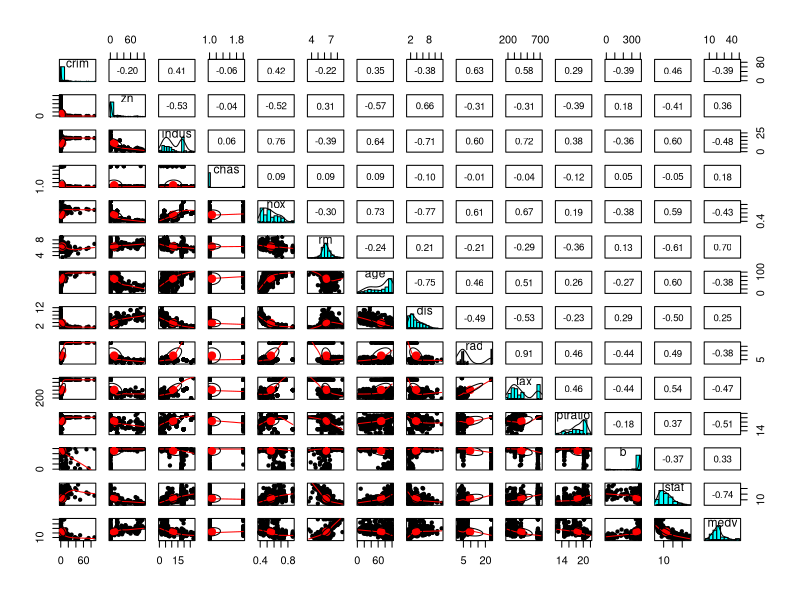
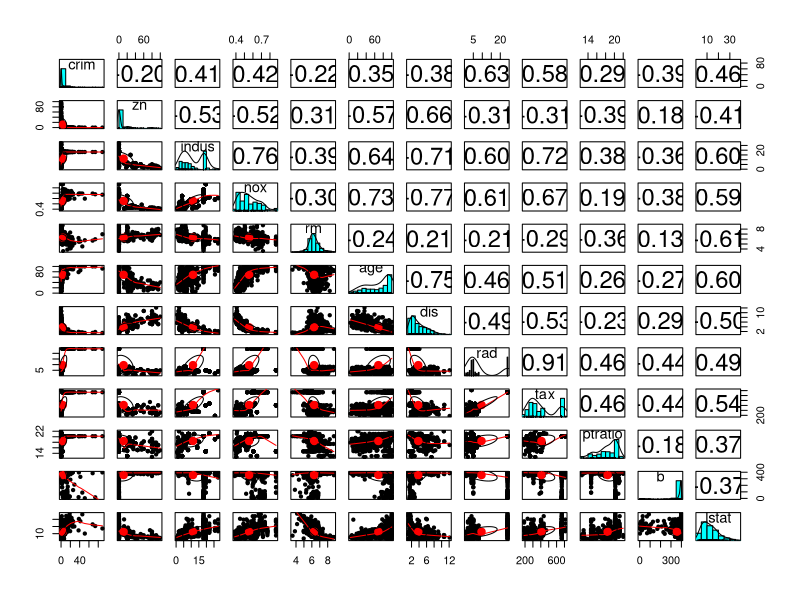
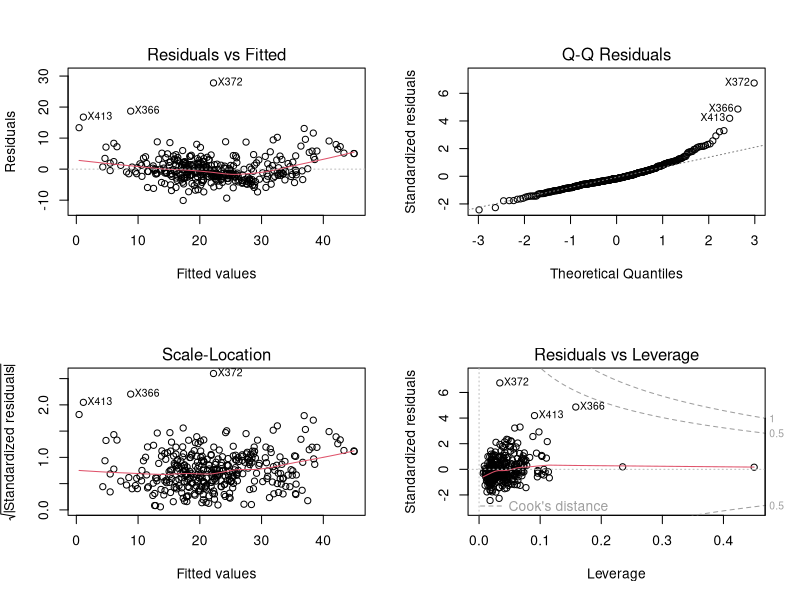
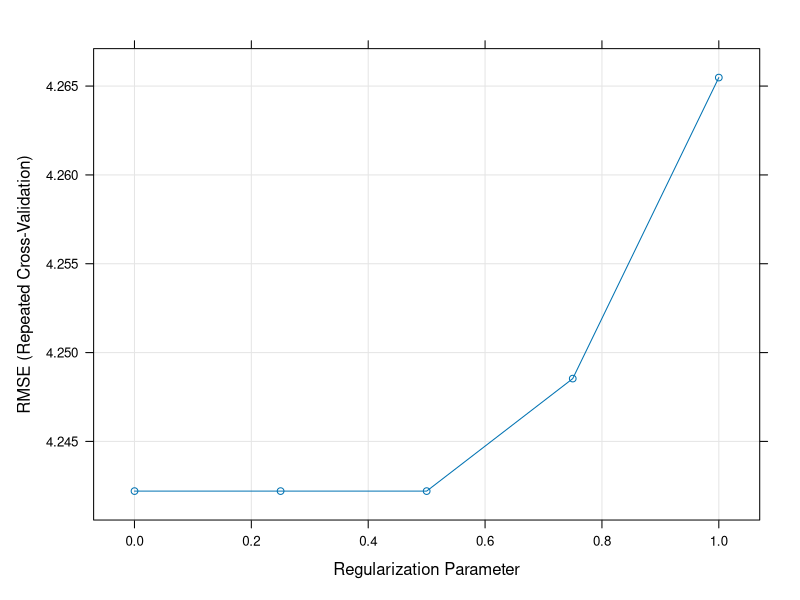
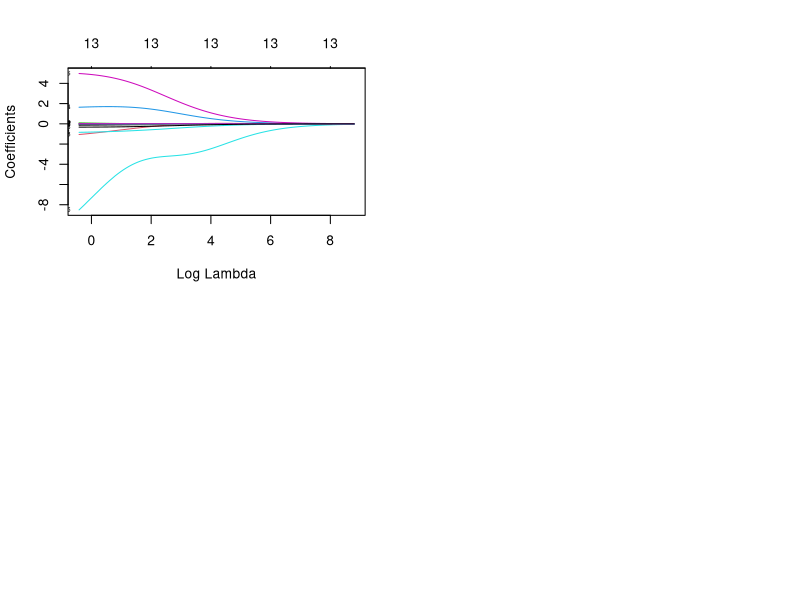
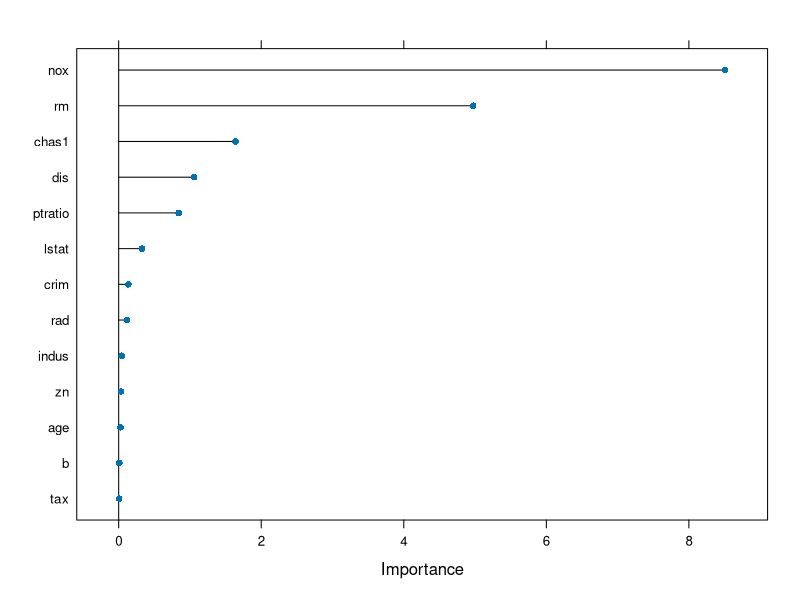
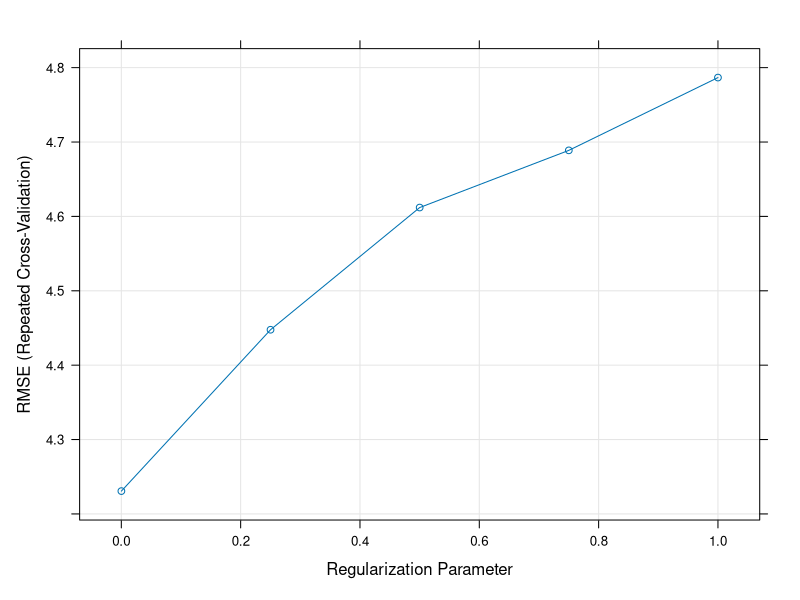
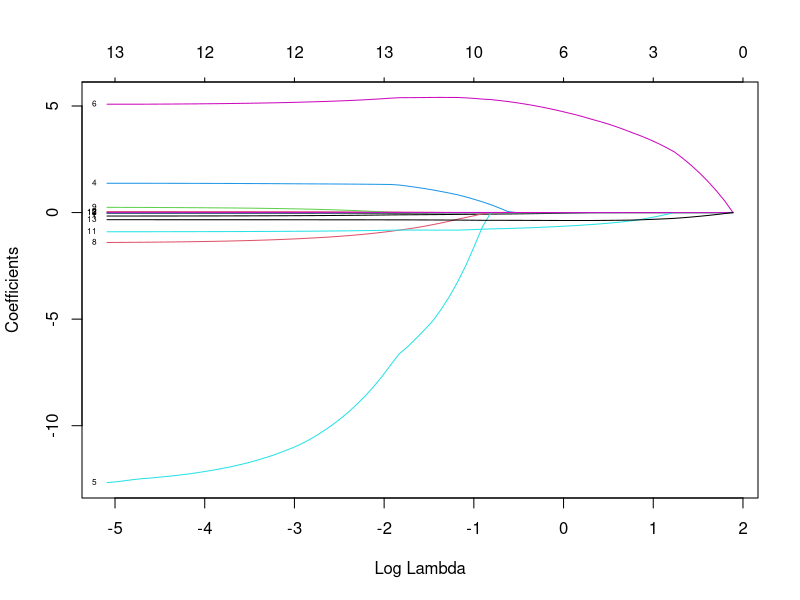

These figures' R source, in order: (Note: this script raises an error after producing the figures.)
#### library Needed
library(caret)
library(glmnet)
library(mlbench)
library(psych)

data("BostonHousing")

str(BostonHousing)
pairs.panels(BostonHousing)
### scatter plot of every variables which are numeric

pairs.panels(BostonHousing[c(-4,-14)],cex=2)

### data partition
set.seed(222)
ind <- sample(2,nrow(BostonHousing),replace = T,
              prob = c(.7,.3))
Training <- BostonHousing[ind==1,]
Testing <- BostonHousing[ind==2,]

### custome control parameters
### verboselter is to see how the process is going on
custom <- trainControl(method = "repeatedcv",
                       number = 10,
                       repeats = 5,
                       verboseIter = T)
custom
### linear Model
set.seed(1234)
lm <- train(medv~.,Training,
            method= "lm",
            trControl = custom)
lm
### Result
lm$results

summary(lm)
par(mfrow=c(2,2))
plot(lm$finalModel)

#### Ridge Regression
### tries to shrink the coefficient 
###but keeps all the variable in the model
### glmnet package allows us to fit lass, ridge and elastic net model

set.seed(1234)
ridge <- train(medv~.,
               Training,
               method= "glmnet",
               tuneGrid= expand.grid(alpha=0,
                                     lambda=seq(.0001,1,length=5)),
               trControl=custom)

### lambda is the strength of penalty on the coeffi.
### as we increase lamba we are increasing the penality
### lamba will increase ,it will make coeffiecient to shrink

### plot
plot(ridge)

### it is clear from the plot for higher value of lambda 
### error increases
ridge
plot(ridge$finalModel,xvar = "lambda",label = T)
### when lambda is 8 or9 all the cofficeints are zero
### lambda does not make coefficient of those variables which'
### are not contributing in the model

### plot for important variable
plot(varImp(ridge,scale = F))

#### Lasso Regression
set.seed(1234)
lasso <- train(medv~.,Training,
               method= "glmnet",
               tuneGrid= expand.grid(alpha=1,
                                     lambda=seq(.0001,1,length=5)),
               trControl= custom)

### Plot 
par(mfrow=c(1,1))
plot(lasso)
plot(lasso$finalModel,xvar="lambda",
     label = T)
plot(varImp(lasso,scale = F))

#### Elastic net Regressin
set.seed(1234)
en <- train(medv~.,Training,
            method= 'glmnet',
            tuneGrid=expand.grid(alpha=seq(0,1,length=10),
                                 lambda=seq(.0001,1,length=5)),
            trControl=custom)
### plot Result
plot(en)
plot(en$finalModel,xvar = "lambda",label = T)
plot(varImp(en,scale = F))

#### compare Models
model_list <- list(linearmodel= lm, Ridge=ridge,
                   Lasso=lasso,elasticnet=en)
#### to compare the model
res <- resamples(model_list)
summary(res)
xyplot(res,metric="RMSE")   ### compares ridge and linear model

### Best model
en$bestTune
best <- en$finalModel
coef(best,en$bestTune$lambda)

### save final model
fm <- saveRDS(en,"final_model.rds")
### predictio

predict(fm,Training)
### also calculate Rmse





































